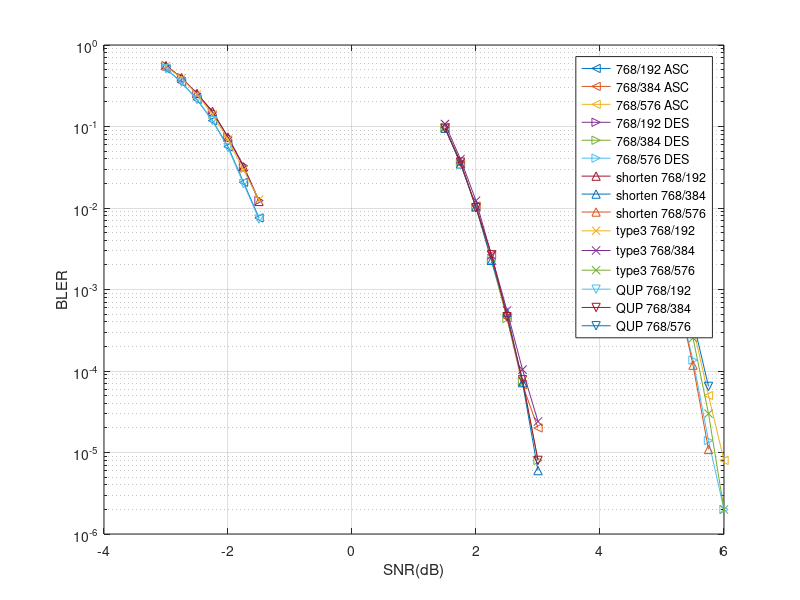

Write the MATLAB code that produced this figure.

clear;


% 768/192 ASC
%%14-Jan-2022 21:24:52
SNR_db = [-3.000000e+00 -2.750000e+00 -2.500000e+00 -2.250000e+00 -2.000000e+00 -1.750000e+00 -1.500000e+00 ];
TX_CNT = [101000 101000 101000 101000 101000 101000 101000 ];
BLK_ERR_CNT = [51485 35331 21651 11935 5715 2090 763 ];
BIT_ERR_CNT = [3543438 2271954 1244282 612308 274095 97017 31399 ];
semilogy(SNR_db, BLK_ERR_CNT./TX_CNT, "-<");
hold on;

% 768/384 ASC
%%15-Jan-2022 12:55:58
SNR_db = [1.500000e+00 1.750000e+00 2.000000e+00 2.250000e+00 2.500000e+00 2.750000e+00 3.000000e+00 ];
TX_CNT = [101000 101000 101000 188000 500000 500000 500000 ];
BLK_ERR_CNT = [9833 3538 1067 502 226 34 10 ];
BIT_ERR_CNT = [924508 306976 82169 34764 15117 1682 452 ];
semilogy(SNR_db, BLK_ERR_CNT./TX_CNT, "-<");
hold on;

% 768/576 ASC
%%16-Jan-2022 06:00:12
SNR_db = [4.500000e+00 4.750000e+00 5.000000e+00 5.250000e+00 5.500000e+00 5.750000e+00 6.000000e+00 ];
TX_CNT = [101000 101000 101000 226000 500000 500000 500000 ];
BLK_ERR_CNT = [10960 3737 1071 504 174 25 4 ];
BIT_ERR_CNT = [1464423 441372 113671 48952 15767 2836 352 ];
semilogy(SNR_db, BLK_ERR_CNT./TX_CNT, "-<");
hold on;


% 768/192 DES
%%19-Feb-2022 23:45:40
SNR_db = [-3.000000e+00 -2.750000e+00 -2.500000e+00 -2.250000e+00 -2.000000e+00 -1.750000e+00 -1.500000e+00 ];
TX_CNT = [101000 101000 101000 101000 101000 101000 101000 ];
BLK_ERR_CNT = [56177 40082 25443 15199 7480 3338 1248 ];
BIT_ERR_CNT = [3464112 2277969 1331681 702455 327430 134703 45657 ];
semilogy(SNR_db, BLK_ERR_CNT./TX_CNT, "->");
hold on;

% 768/384 DES
%%20-Feb-2022 20:11:33
SNR_db = [1.500000e+00 1.750000e+00 2.000000e+00 2.250000e+00 2.500000e+00 2.750000e+00 3.000000e+00 ];
TX_CNT = [101000 101000 101000 223000 500000 500000 500000 ];
BLK_ERR_CNT = [9776 3653 1029 502 221 37 4 ];
BIT_ERR_CNT = [766381 247889 64513 30029 11002 1614 248 ];
semilogy(SNR_db, BLK_ERR_CNT./TX_CNT, "->");
hold on;

% 768/576 DES
%%21-Feb-2022 11:56:50
SNR_db = [4.500000e+00 4.750000e+00 5.000000e+00 5.250000e+00 5.500000e+00 5.750000e+00 6.000000e+00 ];
TX_CNT = [101000 101000 101000 500000 500000 500000 500000 ];
BLK_ERR_CNT = [7355 2251 515 403 68 7 1 ];
BIT_ERR_CNT = [925589 260870 54678 34262 5973 384 14 ];
semilogy(SNR_db, BLK_ERR_CNT./TX_CNT, "->");
hold on;



% shorten 768/192
%%16-Feb-2022 12:07:56
SNR_db = [-3.000000e+00 -2.750000e+00 -2.500000e+00 -2.250000e+00 -2.000000e+00 -1.750000e+00 -1.500000e+00 ];
TX_CNT = [101000 101000 101000 101000 101000 101000 101000 ];
BLK_ERR_CNT = [56311 40202 25668 15474 7456 3233 1216 ];
BIT_ERR_CNT = [3469612 2288791 1325548 716919 330638 129067 44926 ];
semilogy(SNR_db, BLK_ERR_CNT./TX_CNT, "-^");
hold on;

% shorten 768/384
%%18-Feb-2022 09:47:15
SNR_db = [1.500000e+00 1.750000e+00 2.000000e+00 2.250000e+00 2.500000e+00 2.750000e+00 3.000000e+00 ];
TX_CNT = [101000 101000 101000 220000 500000 500000 500000 ];
BLK_ERR_CNT = [9609 3510 1045 502 262 36 3 ];
BIT_ERR_CNT = [761463 237233 64360 33053 13747 1913 132 ];
semilogy(SNR_db, BLK_ERR_CNT./TX_CNT, "-^");
hold on;

% shorten 768/576
%%12-Feb-2022 07:56:49
SNR_db = [4.500000e+00 4.750000e+00 5.000000e+00 5.250000e+00 5.500000e+00 5.750000e+00 6.000000e+00 ];
TX_CNT = [101000 101000 101000 500000 500000 367000 0 ];
BLK_ERR_CNT = [7565 2198 530 436 59 4 0 ];
BIT_ERR_CNT = [945719 253775 54762 39556 5687 106 0 ];
semilogy(SNR_db, BLK_ERR_CNT./TX_CNT, "-^");
hold on;


% type3 768/192
%%19-Feb-2022 23:04:05
SNR_db = [-3.000000e+00 -2.750000e+00 -2.500000e+00 -2.250000e+00 -2.000000e+00 -1.750000e+00 -1.500000e+00 ];
TX_CNT = [101000 101000 101000 101000 101000 101000 101000 ];
BLK_ERR_CNT = [55504 39618 24877 14187 6964 2960 1278 ];
BIT_ERR_CNT = [3714802 2441511 1432385 747437 343070 135694 55684 ];
semilogy(SNR_db, BLK_ERR_CNT./TX_CNT, "-x");
hold on;

% type3 768/384
%%14-Feb-2022 09:30:59
SNR_db = [1.500000e+00 1.750000e+00 2.000000e+00 2.250000e+00 2.500000e+00 2.750000e+00 3.000000e+00 ];
TX_CNT = [101000 101000 101000 191000 500000 500000 500000 ];
BLK_ERR_CNT = [10843 4029 1240 501 276 52 12 ];
BIT_ERR_CNT = [1058431 359611 103508 38451 19071 2992 657 ];
semilogy(SNR_db, BLK_ERR_CNT./TX_CNT, "-x");
hold on;

% type3 768/576
%%15-Feb-2022 11:26:44
SNR_db = [4.500000e+00 4.750000e+00 5.000000e+00 5.250000e+00 5.500000e+00 5.750000e+00 6.000000e+00 ];
TX_CNT = [101000 101000 101000 418000 500000 500000 500000 ];
BLK_ERR_CNT = [8452 2568 632 501 127 15 1 ];
BIT_ERR_CNT = [1221066 329332 74700 52512 12122 1031 56 ];
semilogy(SNR_db, BLK_ERR_CNT./TX_CNT, "-x");
hold on;


% QUP without bit permution
%%09-Mar-2022 15:49:26
SNR_db = [-3.000000e+00 -2.750000e+00 -2.500000e+00 -2.250000e+00 -2.000000e+00 -1.750000e+00 -1.500000e+00 ];
TX_CNT = [101000 101000 101000 101000 101000 101000 101000 ];
BLK_ERR_CNT = [51604 35269 21703 11892 5540 2008 737 ];
BIT_ERR_CNT = [3514244 2241531 1225541 613300 263421 91904 30967 ];
semilogy(SNR_db, BLK_ERR_CNT./TX_CNT, "-v");
hold on;

%%10-Mar-2022 10:42:11
SNR_db = [1.500000e+00 1.750000e+00 2.000000e+00 2.250000e+00 2.500000e+00 2.750000e+00 3.000000e+00 ];
TX_CNT = [101000 101000 101000 188000 500000 500000 500000 ];
BLK_ERR_CNT = [9634 3693 1016 501 232 39 4 ];
BIT_ERR_CNT = [880508 306051 76662 34100 14334 2191 117 ];
semilogy(SNR_db, BLK_ERR_CNT./TX_CNT, "-v");
hold on;

%%11-Mar-2022 04:26:05
SNR_db = [4.500000e+00 4.750000e+00 5.000000e+00 5.250000e+00 5.500000e+00 5.750000e+00 6.000000e+00 ];
TX_CNT = [101000 101000 101000 223000 500000 278000 0 ];
BLK_ERR_CNT = [10780 3679 1011 501 209 18 0 ];
BIT_ERR_CNT = [1288392 380953 91514 42807 16799 1602 0 ];
semilogy(SNR_db, BLK_ERR_CNT./TX_CNT, "-v");



ylabel("BLER");
xlabel("SNR(dB)");
grid on;
% legend('512/128 polar' ,'576/288 ASC','576/432 ASC', '576/144 type1', '576/288 type1', '576/432 type1', '576/144 DES', '576/288 DES', '576/432 DES', '1536/768 type1', '1536/768 apc', '768/192 ASC', '768/384 ASC', '768/576 ASC');

legend(...
'768/192 ASC','768/384 ASC','768/576 ASC',...
'768/192 DES','768/384 DES','768/576 DES',...
'shorten 768/192' ,'shorten 768/384', 'shorten 768/576',...
'type3 768/192', 'type3 768/384','type3 768/576',...
'QUP 768/192','QUP 768/384','QUP 768/576' ...
)